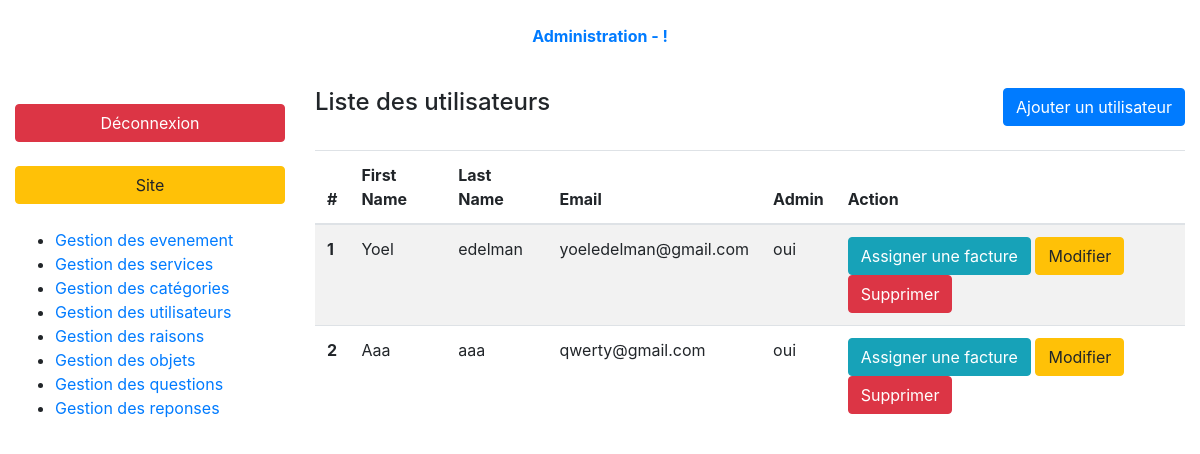
The page /index.php?page=admin-users-list (signed in) on the database as committed earlier.
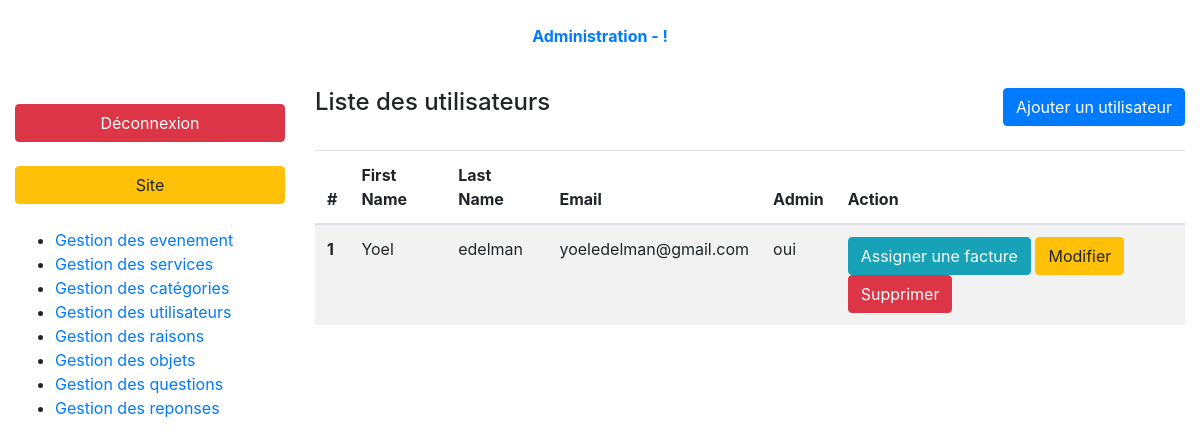
The same page on the database as committed later.
### tables this page shows
CREATE TABLE `users` (
  `id` int(10) UNSIGNED NOT NULL,
  `last_name` varchar(50) NOT NULL,
  `first_name` varchar(50) NOT NULL,
  `email` varchar(75) NOT NULL,
  `password` varchar(255) NOT NULL,
  `dob` date DEFAULT NULL,
  `home_number` varchar(15) DEFAULT NULL,
  `mobile_number` varchar(15) DEFAULT NULL,
  `is_admin` tinyint(1) NOT NULL DEFAULT '0',
  `account_confirmed` tinyint(1) NOT NULL DEFAULT '0',
  `registered_at` timestamp NOT NULL DEFAULT CURRENT_TIMESTAMP,
  `address_id` int(10) UNSIGNED NOT NULL
);

### controller/backend/users.php (called while the page is built, shortened)
<?php
require_once ('././model/users.php');
function usersList(){
    $users = getUsers(FALSE, TRUE);
    require_once './views/backend/usersList.php';
}

### model/users.php (called while the page is built, shortened)
<?php
function getUsers($userId = FALSE, $backOffice = FALSE, $confirmAccount = FALSE)
{
    $db = dbConnect();
    $queryString = 'SELECT u.*, a.address, a.zip_code, a.city, a.country, a.location';
    $queryString .= ' FROM users u INNER JOIN addresses a
        ON u.address_id = a.id';
    $query = $db->prepare($queryString);
    if (!$userId){
        $query->execute();
        return $query->fetchAll();
    }
    else{
        $query->execute(['id' => $userId]);
        return $query->fetch(PDO::FETCH_ASSOC);
    }
}

### views/backend/usersList.php (the view, shortened to what this page needs)
<div class="container-fluid">
    <?php require '././partials/backend/header.php'; ?>
    <div class="row my-3 index-content">
        <?php require '././partials/backend/nav.php'; ?>
        <section class="col-9">
            <header class="pb-4 d-flex justify-content-between">
                <h4>Liste des utilisateurs</h4>
                <a class="btn btn-primary" href="index.php?page=admin-users-form">Ajouter un utilisateur</a>
            </header>
            <table class="table table-striped">
                <thead>
                <tr>
                    <th>#</th>
                    <th>First Name</th>
                    <th>Last Name</th>
                    <th>Email</th>
                    <th>Admin</th>
                    <th>Action</th>
                </tr>
                </thead>
                <tbody>
                <?php foreach($users as $key => $user): ?>
                    <tr>
                        <th><?= $user['id']; ?></th>
                        <td><?= $user['first_name']; ?></td>
                        <td><?= $user['last_name']; ?></td>
                        <td><?= $user['email']; ?></td>
                        <td><?= ($user['is_admin'] == 0) ? 'non' : 'oui' ; ?></td>
                        <td>
                            <a href="index.php?page=admin-bills-form&user-id=<?= $user['id']; ?>" class="btn btn-info">Assigner une facture</a>
                            <a href="index.php?page=admin-users-form&user-id=<?= $user['id']; ?>&action=edit" class="btn btn-warning">Modifier</a>
                            <a onclick="return confirm('Are you sure?')" href="index.php?page=admin-users-list&user-id=<?= $user['id']; ?>&action=delete" class="btn btn-danger">Supprimer</a>
                        </td>
                    </tr>
                <?php endforeach; ?>
                </tbody>
            </table>
        </section>
    </div>
</div>
<?php require 'layout.php'; ?>

Rows that differ between the two databases and show on the page:
removed users: id "2", first_name "Aaa", last_name "aaa", email "qwerty@gmail.com", is_admin "oui"
